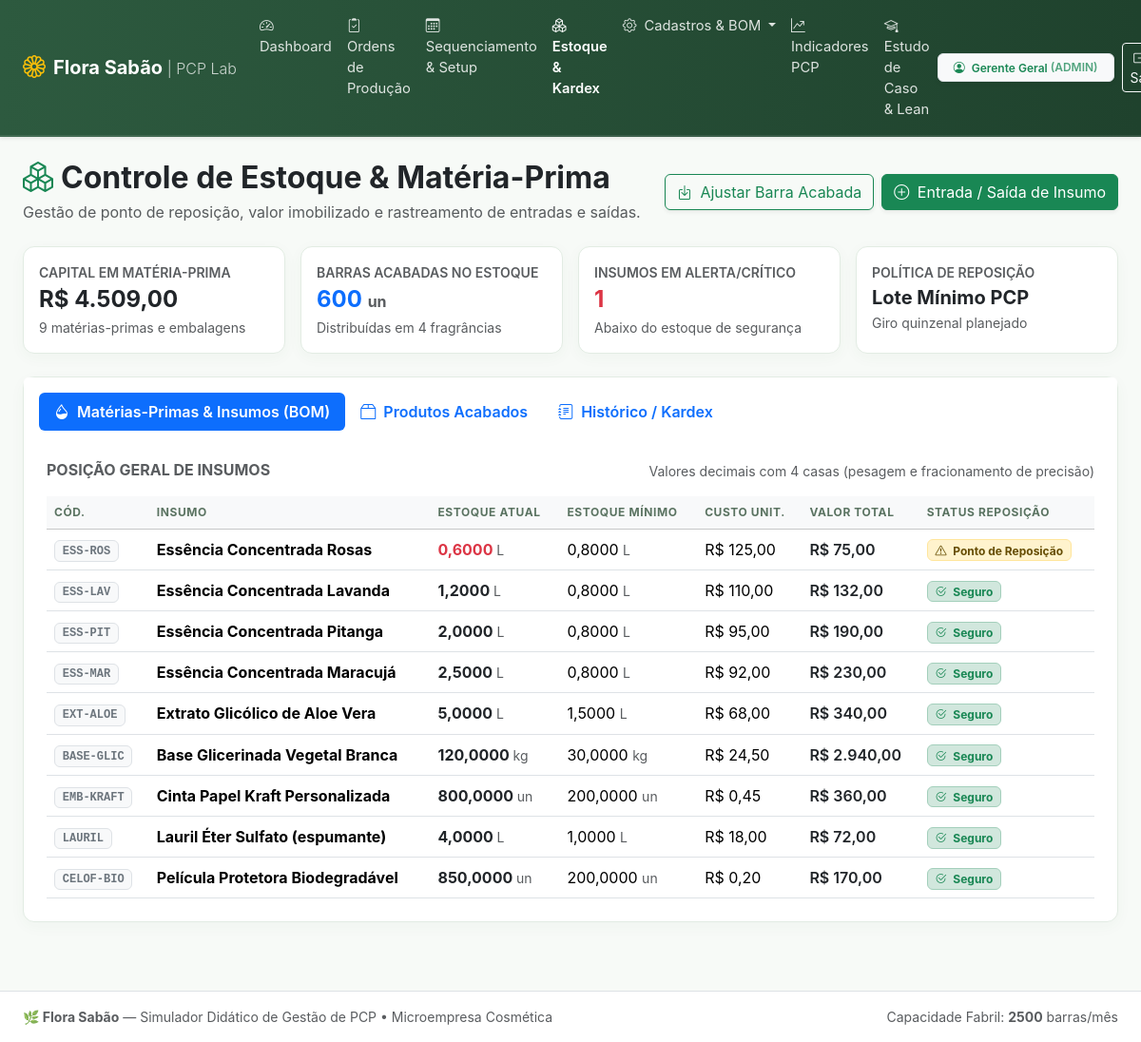
Page /pages/estoque.php (signed in) on the committed database.
### tables this page shows
CREATE TABLE `insumos` (
    `id` INT AUTO_INCREMENT PRIMARY KEY,
    `codigo` VARCHAR(10) NOT NULL UNIQUE,
    `nome` VARCHAR(80) NOT NULL,
    `unidade` VARCHAR(10) NOT NULL,
     
    `estoque_atual` DECIMAL(10, 4) NOT NULL DEFAULT 0.0000,
    `estoque_minimo` DECIMAL(10, 4) NOT NULL DEFAULT 0.0000,
    `custo_unitario` DECIMAL(10, 2) NOT NULL DEFAULT 0.00
);

### pages/estoque.php (the view, shortened to what this page needs)
<?php
require_once __DIR__ . '/../config/database.php';
$stmt_insumos = $pdo->query("
    SELECT id, codigo, nome, unidade, estoque_atual, estoque_minimo, custo_unitario,
           (estoque_atual * custo_unitario) AS valor_total,
           CASE
               WHEN estoque_atual <= (estoque_minimo * 0.5) THEN 'CRITICO'
               WHEN estoque_atual <= estoque_minimo THEN 'ALERTA'
               ELSE 'NORMAL'
           END AS status_nivel
    FROM insumos
    ORDER BY (estoque_atual / NULLIF(estoque_minimo, 0)) ASC, nome ASC
");
$insumos = $stmt_insumos->fetchAll();
$total_capital_insumos = array_sum(array_column($insumos, 'valor_total'));
$stmt_produtos = $pdo->query("
    SELECT id, codigo, nome, aroma, intensidade_aroma, estoque_atual, estoque_minimo, preco_venda,
           (estoque_atual * preco_venda) AS valor_potencial,
           CASE
               WHEN estoque_atual <= estoque_minimo THEN 'ALERTA'
               ELSE 'NORMAL'
           END AS status_nivel
    FROM produtos
    ORDER BY codigo ASC
");
$produtos = $stmt_produtos->fetchAll();
$total_barras_acabadas = array_sum(array_column($produtos, 'estoque_atual'));
require_once __DIR__ . '/../includes/header.php';
require_once __DIR__ . '/../includes/navbar.php';
?>
<div class="container-fluid px-4 pb-4">
    <div class="d-flex flex-column flex-md-row justify-content-between align-items-md-center gap-3 mb-4">
        <div>
            <h2 class="fw-bold mb-1 text-dark">
                <i class="bi bi-boxes text-success me-2"></i>Controle de Estoque & Matéria-Prima
            </h2>
            <p class="text-muted mb-0">Gestão de ponto de reposição, valor imobilizado e rastreamento de entradas e
                saídas.</p>
        </div>
        <div class="d-flex gap-2">
            <button class="btn btn-outline-success shadow-sm" data-bs-toggle="modal"
                data-bs-target="#modalAjusteProduto">
                <i class="bi bi-box-arrow-in-down me-1"></i> Ajustar Barra Acabada
            </button>
            <button class="btn btn-success shadow-sm" data-bs-toggle="modal" data-bs-target="#modalMovInsumo">
                <i class="bi bi-plus-circle me-1"></i> Entrada / Saída de Insumo
            </button>
        </div>
    </div>
    <div class="row g-3 mb-4">
        <div class="col-12 col-sm-6 col-lg-3">
            <div class="card card-custom p-3 bg-white h-100">
                <span class="text-muted small text-uppercase fw-semibold">Capital em Matéria-Prima</span>
                <h4 class="fw-bold my-1 text-dark">R$ <?= number_format($total_capital_insumos, 2, ',', '.') ?></h4>
                <small class="text-muted"><?= count($insumos) ?> matérias-primas e embalagens</small>
            </div>
        </div>
        <div class="col-12 col-sm-6 col-lg-3">
            <div class="card card-custom p-3 bg-white h-100">
                <span class="text-muted small text-uppercase fw-semibold">Barras Acabadas no Estoque</span>
                <h4 class="fw-bold my-1 text-primary"><?= number_format($total_barras_acabadas, 0, ',', '.') ?> <small
                        class="fs-6 text-muted">un</small></h4>
                <small class="text-muted">Distribuídas em 4 fragrâncias</small>
            </div>
        </div>
        <div class="col-12 col-sm-6 col-lg-3">
            <div class="card card-custom p-3 bg-white h-100">
                <span class="text-muted small text-uppercase fw-semibold">Insumos em Alerta/Crítico</span>
                <?php
                $cont_alerta = count(array_filter($insumos, fn($i) => $i['status_nivel'] !== 'NORMAL'));
                ?>
                <h4 class="fw-bold my-1 <?= $cont_alerta > 0 ? 'text-danger' : 'text-success' ?>">
                    <?= $cont_alerta ?>
                </h4>
                <small class="text-muted">Abaixo do estoque de segurança</small>
            </div>
        </div>
        <div class="col-12 col-sm-6 col-lg-3">
            <div class="card card-custom p-3 bg-white h-100">
                <span class="text-muted small text-uppercase fw-semibold">Política de Reposição</span>
                <h5 class="fw-bold my-1 text-dark">Lote Mínimo PCP</h5>
                <small class="text-muted">Giro quinzenal planejado</small>
            </div>
        </div>
    </div>
    <div class="card card-custom bg-white">
        <div class="card-header bg-white border-bottom-0 pt-3 px-4">
            <ul class="nav nav-pills card-header-pills" id="estoqueTab" role="tablist">
                <li class="nav-item">
                    <button class="nav-link active fw-semibold" id="insumos-tab" data-bs-toggle="tab"
                        data-bs-target="#insumos-pane" type="button" role="tab">
                        <i class="bi bi-droplet-half me-1"></i> Matérias-Primas & Insumos (BOM)
                    </button>
                </li>
                <li class="nav-item">
                    <button class="nav-link fw-semibold" id="produtos-tab" data-bs-toggle="tab"
                        data-bs-target="#produtos-pane" type="button" role="tab">
                        <i class="bi bi-box2 me-1"></i> Produtos Acabados
                    </button>
                </li>
                <li class="nav-item">
                    <button class="nav-link fw-semibold" id="movs-tab" data-bs-toggle="tab" data-bs-target="#movs-pane"
                        type="button" role="tab">
                        <i class="bi bi-journal-text me-1"></i> Histórico / Kardex
                    </button>
                </li>
            </ul>
        </div>
        <div class="card-body p-4">
            <div class="tab-content" id="estoqueTabContent">
                <div class="tab-pane fade show active" id="insumos-pane" role="tabpanel">
                    <div class="d-flex justify-content-between align-items-center mb-3">
                        <h6 class="fw-bold mb-0 text-muted text-uppercase">Posição Geral de Insumos</h6>
                        <span class="text-muted small">Valores decimais com 4 casas (pesagem e fracionamento de
                            precisão)</span>
                    </div>
                    <div class="table-responsive">
                        <table class="table table-hover align-middle mb-0">
                            <thead class="table-light small text-uppercase">
                                <tr>
                                    <th>Cód.</th>
                                    <th>Insumo</th>
                                    <th>Estoque Atual</th>
                                    <th>Estoque Mínimo</th>
                                    <th>Custo Unit.</th>
                                    <th>Valor Total</th>
                                    <th>Status Reposição</th>
                                </tr>
                            </thead>
                            <tbody>
                                <?php foreach ($insumos as $ins):
                                    $atual = (float) $ins['estoque_atual'];
                                    $min = (float) $ins['estoque_minimo'];
                                    ?>
                                <tr>
                                    <td><span
                                            class="badge bg-light text-secondary border font-monospace"><?= htmlspecialchars($ins['codigo']) ?></span>
                                    </td>
                                    <td><strong><?= htmlspecialchars($ins['nome']) ?></strong></td>
                                    <td>
                                        <span
                                            class="fs-6 fw-bold <?= $ins['status_nivel'] !== 'NORMAL' ? 'text-danger' : 'text-dark' ?>">
                                            <?= number_format($atual, 4, ',', '.') ?>
                                        </span>
                                        <small class="text-muted"><?= $ins['unidade'] ?></small>
                                    </td>
                                    <td>
                                        <?= number_format($min, 4, ',', '.') ?> <small
                                            class="text-muted"><?= $ins['unidade'] ?></small>
                                    </td>
                                    <td>R$ <?= number_format((float) $ins['custo_unitario'], 2, ',', '.') ?></td>
                                    <td class="fw-semibold text-dark">R$
                                        <?= number_format((float) $ins['valor_total'], 2, ',', '.') ?>
                                    </td>
                                    <td>
                                        <?php if ($ins['status_nivel'] === 'CRITICO'): ?>
                                        <span class="badge bg-danger-subtle text-danger border border-danger-subtle">
                                            <i class="bi bi-x-octagon me-1"></i> Crítico (< 50% do mín) </span>
                                                <?php elseif ($ins['status_nivel'] === 'ALERTA'): ?>
                                                <span
                                                    class="badge bg-warning-subtle text-warning-emphasis border border-warning-subtle">
                                                    <i class="bi bi-exclamation-triangle me-1"></i> Ponto de Reposição
                                                </span>
                                                <?php else: ?>
                                                <span
                                                    class="badge bg-success-subtle text-success border border-success-subtle">
                                                    <i class="bi bi-check2-circle me-1"></i> Seguro
                                                </span>
                                                <?php endif; ?>
                                    </td>
                                </tr>
                                <?php endforeach; ?>
                            </tbody>
                        </table>
                    </div>
                </div>
            </div>
        </div>
    </div>
</div>
<?php
require_once __DIR__ . '/../includes/footer.php';

### assets/css/style.css (style rules this page uses)
:root { --flora-primary: #2d5a3f; --flora-primary-hover: #234731; --flora-secondary: #4f772d; --flora-bg: #f7faf7; --flora-card-bg: #ffffff; --flora-accent: #eaf2eb; --flora-border: #e2ece3; --flora-text-main: #2b3a2f; }
body { background-color: var(--flora-bg); color: var(--flora-text-main); font-family: -apple-system, BlinkMacSystemFont, "Segoe UI", Roboto, "Helvetica Neue", Arial, sans-serif; min-height: 100vh; display: flex; flex-direction: column; }
.card-custom { background: var(--flora-card-bg); border: 1px solid var(--flora-border); border-radius: 12px; box-shadow: 0 4px 16px rgba(45, 90, 63, 0.04); transition: transform 0.2s ease, box-shadow 0.2s ease; }
.table thead th { font-size: 0.75rem; letter-spacing: 0.05em; color: #5a7361; font-weight: 700; }

### rows in the picture
insumos: codigo "ESS-ROS", nome "Essência Concentrada Rosas", estoque_atual "0,6000", unidade "L", estoque_minimo "0,8000", custo_unitario "125,00", valor_total "75,00", shows "Ponto de Reposição"
insumos: codigo "ESS-LAV", nome "Essência Concentrada Lavanda", estoque_atual "1,2000", unidade "L", estoque_minimo "0,8000", custo_unitario "110,00", valor_total "132,00", shows "Seguro"
insumos: codigo "ESS-PIT", nome "Essência Concentrada Pitanga", estoque_atual "2,0000", unidade "L", estoque_minimo "0,8000", custo_unitario "95,00", valor_total "190,00", shows "Seguro"
insumos: codigo "ESS-MAR", nome "Essência Concentrada Maracujá", estoque_atual "2,5000", unidade "L", estoque_minimo "0,8000", custo_unitario "92,00", valor_total "230,00", shows "Seguro"
insumos: codigo "EXT-ALOE", nome "Extrato Glicólico de Aloe Vera", estoque_atual "5,0000", unidade "L", estoque_minimo "1,5000", custo_unitario "68,00", valor_total "340,00", shows "Seguro"
insumos: codigo "BASE-GLIC", nome "Base Glicerinada Vegetal Branca", estoque_atual "120,0000", unidade "kg", estoque_minimo "30,0000", custo_unitario "24,50", valor_total "2.940,00", shows "Seguro"
insumos: codigo "EMB-KRAFT", nome "Cinta Papel Kraft Personalizada", estoque_atual "800,0000", unidade "un", estoque_minimo "200,0000", custo_unitario "0,45", valor_total "360,00", shows "Seguro"
insumos: codigo "LAURIL", nome "Lauril Éter Sulfato (espumante)", estoque_atual "4,0000", unidade "L", estoque_minimo "1,0000", custo_unitario "18,00", valor_total "72,00", shows "Seguro"
insumos: codigo "CELOF-BIO", nome "Película Protetora Biodegradável", estoque_atual "850,0000", unidade "un", estoque_minimo "200,0000", custo_unitario "0,20", valor_total "170,00", shows "Seguro"

### other values in the picture
$_SESSION['usuario_nome'] "Gerente Geral"
$_SESSION['usuario_perfil'] "ADMIN"
$total_capital_insumos "4.509,00"
count($insumos) "9"
$total_barras_acabadas "600"
$cont_alerta "1"
CAPACIDADE_MENSAL_BARRAS "2500"
